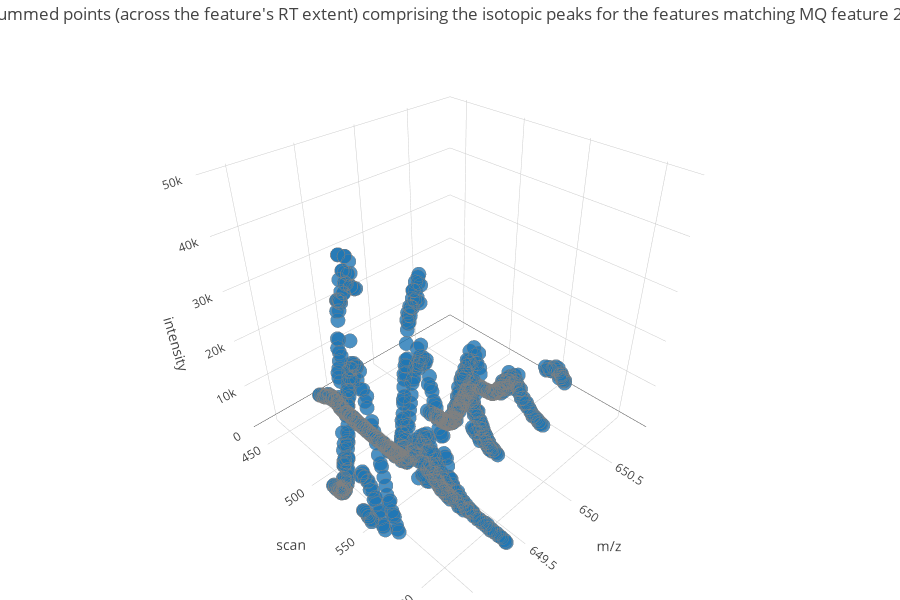

The notebook cell saved with this chart:
### Code cell
import plotly.plotly as py
import plotly.graph_objs as go

traces = []
for idx,feature_id in enumerate(feature_ids):
    df = feature_summed_points_df_list[idx]
    if len(df) > 0:
        trace = go.Scatter3d(
            x = df.mz,
            y = df.scan,
            z = df.intensity,
            mode = 'markers',
            marker = dict(
                size = 5,
                color = "rgb{}".format(tableau20_py[idx]),
                opacity = 0.8,
                line = dict(
                    color = 'rgb(128, 128, 128)',
                    width = 0.1
                )
            ),
            text = df.hover,
            hoverinfo = 'text',
            name = "feature {}".format(feature_id)
        )
        traces.append((trace))


data = traces
layout = go.Layout(
    autosize=False,
    width=900,
    height=600,
    title='Summed points (across the feature\'s RT extent) comprising the isotopic peaks for the features matching MQ feature {}'.format(MQ_FEATURE_ID),
    margin=dict(
        l=0,
        r=0,
        b=0,
        t=40
    ),
    scene = dict(
        xaxis = dict(
            title='m/z', autorange='reversed'),
        yaxis = dict(
            title='scan'),
        zaxis = dict(
            title='intensity')
    )
)
fig = go.Figure(data=data, layout=layout)
iplot(fig)

### Figure 1 — Plotly figure (JSON) as saved in the notebook; plotly's stock layout.template omitted (floating-point values rounded to 4 significant figures; data arrays with more than 128 entries replaced by an {"elided": "..."} marker saying what was removed)
{"data": [{"hoverinfo": "text", "marker": {"color": "rgb(31, 119, 180)", "line": {"color": "rgb(128, 128, 128)", "width": 0.1}, "opacity": 0.8, "size": 5}, "mode": "markers", "name": "feature 33", "text": {"elided": "1044 str values"}, "type": "scatter3d", "uid": "1651fbc3-c815-43b3-b3bd-5304b622b3f1", "x": {"elided": "1044 float values"}, "y": {"elided": "1044 int values"}, "z": {"elided": "1044 int values"}}], "layout": {"autosize": false, "height": 600, "margin": {"b": 0, "l": 0, "r": 0, "t": 40}, "scene": {"xaxis": {"autorange": "reversed", "title": {"text": "m/z"}}, "yaxis": {"title": {"text": "scan"}}, "zaxis": {"title": {"text": "intensity"}}}, "title": {"text": "Summed points (across the feature's RT extent) comprising the isotopic peaks for the features matching MQ feature 20"}, "width": 900}}
